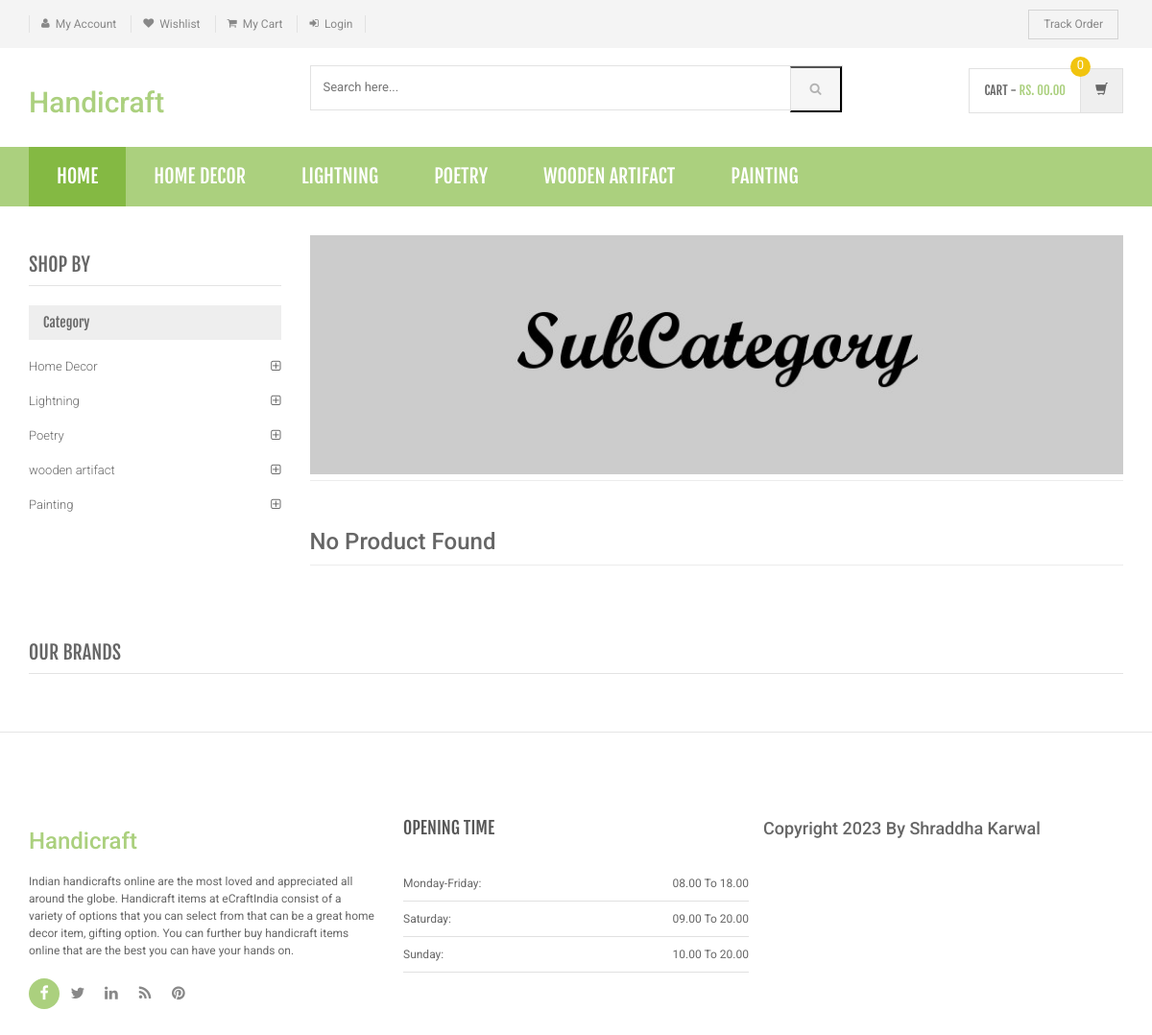
The app's page /handicrafted/sub-category.php with its own data.
### tables this page shows
CREATE TABLE `category` (
  `id` int(11) NOT NULL,
  `categoryName` varchar(255) DEFAULT NULL,
  `categoryDescription` longtext DEFAULT NULL,
  `creationDate` timestamp NOT NULL DEFAULT current_timestamp(),
  `updationDate` varchar(255) DEFAULT NULL
);

### handicrafted/sub-category.php (the view, shortened to what this page needs)
<?php
include('includes/config.php');
$cid=intval($_GET['scid']);
?>
<!DOCTYPE html>
<html lang="en">
	<head>
	    <link rel="stylesheet" href="assets/css/bootstrap.min.css">
	    <link rel="stylesheet" href="assets/css/main.css">
	    <link rel="stylesheet" href="assets/css/green.css">
	    <link rel="stylesheet" href="assets/css/owl.carousel.css">
		<link rel="stylesheet" href="assets/css/owl.transitions.css">
		<link href="assets/css/lightbox.css" rel="stylesheet">
		<link rel="stylesheet" href="assets/css/animate.min.css">
		<link rel="stylesheet" href="assets/css/rateit.css">
		<link rel="stylesheet" href="assets/css/bootstrap-select.min.css">
		<link rel="stylesheet" href="assets/css/config.css">
		<link href="assets/css/green.css" rel="alternate stylesheet" title="Green color">
		<link href="assets/css/blue.css" rel="alternate stylesheet" title="Blue color">
		<link href="assets/css/red.css" rel="alternate stylesheet" title="Red color">
		<link href="assets/css/orange.css" rel="alternate stylesheet" title="Orange color">
		<link href="assets/css/dark-green.css" rel="alternate stylesheet" title="Darkgreen color">
		<link rel="stylesheet" href="assets/css/font-awesome.min.css">
	</head>
    <body class="cnt-home">
<header class="header-style-1">
<?php include('includes/top-header.php');?>
<?php include('includes/main-header.php');?>
<?php include('includes/menu-bar.php');?>
</header>
<div class="body-content outer-top-xs">
	<div class='container'>
		<div class='row outer-bottom-sm'>
			<div class='col-md-3 sidebar'>
	            <div class="sidebar-module-container">
	            	<h3 class="section-title">shop by</h3>
	            	<div class="sidebar-filter">
<div class="sidebar-widget wow fadeInUp outer-bottom-xs ">
	<div class="widget-header m-t-20">
		<h4 class="widget-title">Category</h4>
	</div>
	<div class="sidebar-widget-body m-t-10">
	         <?php $sql=mysqli_query($con,"select id,categoryName  from category");
while($row=mysqli_fetch_array($sql))
{
    ?>
		<div class="accordion">
	    	<div class="accordion-group">
	            <div class="accordion-heading">
	                <a href="category.php?cid=<?php echo $row['id'];?>"  class="accordion-toggle collapsed">
	                   <?php echo $row['categoryName'];?>
	                </a>
	            </div>
	        </div>
	    </div>
	    <?php } ?>
	</div>
</div>
	            	</div>
	            </div>
            </div>
			<div class='col-md-9'>
	<div id="category" class="category-carousel hidden-xs">
		<div class="item">
			<div class="image">
				<img src="assets/images/banners/cat-banner-2.jpg" alt="" class="img-responsive">
			</div>
		</div>
</div>
				<div class="search-result-container">
					<div id="myTabContent" class="tab-content">
						<div class="tab-pane active " id="grid-container">
							<div class="category-product  inner-top-vs">
								<div class="row">
			<?php
$ret=mysqli_query($con,"select * from products where subCategory='$cid'");
$num=mysqli_num_rows($ret);
if($num>0)
{
while ($row=mysqli_fetch_array($ret))
{?>
		<div class="col-sm-6 col-md-4 wow fadeInUp">
			<div class="products">
	<div class="product">
		<div class="product-image">
			<div class="image">
				<a href="product-details.php?pid=<?php echo htmlentities($row['id']);?>"><img  src="assets/images/blank.gif" data-echo="admin/productimages/<?php echo htmlentities($row['id']);?>/<?php echo htmlentities($row['productImage1']);?>" alt="" width="200" height="300"></a>
			</div>
		</div>
		<div class="product-info text-left">
			<h3 class="name"><a href="product-details.php?pid=<?php echo htmlentities($row['id']);?>"><?php echo htmlentities($row['productName']);?></a></h3>
			<div class="rating rateit-small"></div>
			<div class="description"></div>
			<div class="product-price">
				<span class="price">
					Rs. <?php echo htmlentities($row['productPrice']);?>			</span>
										     <span class="price-before-discount">Rs. <?php echo htmlentities($row['productPriceBeforeDiscount']);?></span>
			</div>
		</div>
					<div class="cart clearfix animate-effect">
				<div class="action">
					<ul class="list-unstyled">
						<li class="add-cart-button btn-group">
						<?php if($row['productAvailability']=='In Stock'){?>
										<button class="btn btn-primary icon" data-toggle="dropdown" type="button">
								<i class="fa fa-shopping-cart"></i>
							</button>
							<a href="category.php?page=product&action=add&id=<?php echo $row['id']; ?>">
							<button class="btn btn-primary" type="button">Add to cart</button></a>
								<?php } else {?>
							<div class="action" style="color:red">Out of Stock</div>
					<?php } ?>
						</li>
		                <li class="lnk wishlist">
							<a class="add-to-cart" href="category.php?pid=<?php echo htmlentities($row['id'])?>&&action=wishlist" title="Wishlist">
								 <i class="icon fa fa-heart"></i>
							</a>
						</li>
					</ul>
				</div>
			</div>
			</div>
			</div>
		</div>
	  <?php } } else {?>
		<div class="col-sm-6 col-md-4 wow fadeInUp"> <h3>No Product Found</h3>
		</div>
<?php } ?>
										</div>
							</div>
						</div>
				</div>
			</div>
		</div></div>
		<?php include('includes/brands-slider.php');?>
</div>
</div>
<?php include('includes/footer.php');?>
</body>
</html>

### handicrafted/includes/menu-bar.php (shortened to what this page needs)
<div class="header-nav animate-dropdown">
    <div class="container">
        <div class="yamm navbar navbar-default" role="navigation">
            <div class="nav-bg-class">
                <div class="navbar-collapse collapse" id="mc-horizontal-menu-collapse">
	<div class="nav-outer">
		<ul class="nav navbar-nav">
			<li class="active dropdown yamm-fw">
				<a href="index.php" data-hover="dropdown" class="dropdown-toggle">Home</a>
			</li>
              <?php $sql=mysqli_query($con,"select id,categoryName  from category limit 6");
while($row=mysqli_fetch_array($sql))
{
    ?>
			<li class="dropdown yamm">
				<a href="category.php?cid=<?php echo $row['id'];?>"> <?php echo $row['categoryName'];?></a>
			</li>
			<?php } ?>
		</ul>
		<div class="clearfix"></div>
	</div>
</div>
            </div>
        </div>
    </div>
</div>

### records on screen
category: categoryName "HOME DECOR", categoryName "Home Decor"
category: categoryName "LIGHTNING", categoryName "Lightning"
category: categoryName "POETRY", categoryName "Poetry"
category: categoryName "WOODEN ARTIFACT", categoryName "wooden artifact"
category: categoryName "PAINTING", categoryName "Painting"
